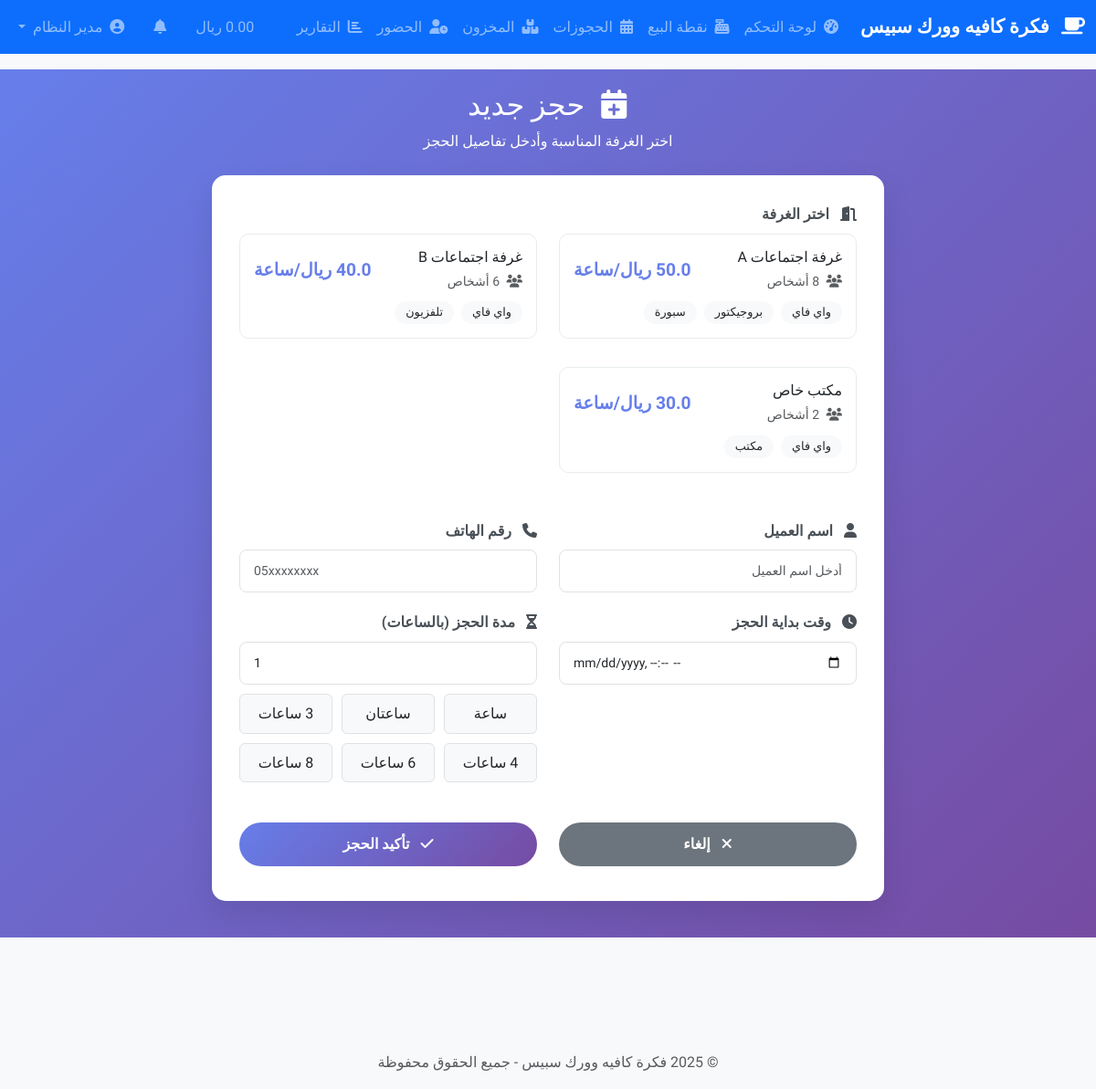
Page /booking/new (signed in) on the committed database.
### models.py (models this page shows, shortened)
class User(UserMixin, db.Model):
    id = db.Column(db.Integer, primary_key=True)
    username = db.Column(db.String(80), unique=True, nullable=False)
    email = db.Column(db.String(120), unique=True, nullable=False)
    password_hash = db.Column(db.String(255), nullable=False)
    first_name = db.Column(db.String(80), nullable=False)
    last_name = db.Column(db.String(80), nullable=False)
    phone = db.Column(db.String(20))
    role_id = db.Column(db.Integer, db.ForeignKey('role.id'), nullable=False)
    employee_id = db.Column(db.String(20), unique=True)
    salary = db.Column(db.Float)
    hire_date = db.Column(db.Date, default=datetime.utcnow)
    is_active = db.Column(db.Boolean, default=True)
    current_qr_token = db.Column(db.String(255))
    qr_expiry = db.Column(db.DateTime)
    created_at = db.Column(db.DateTime, default=datetime.utcnow)
    attendance_records = db.relationship('Attendance', backref='employee', lazy='dynamic')
    orders = db.relationship('Order', backref='cashier', lazy='dynamic')

class Room(db.Model):
    id = db.Column(db.Integer, primary_key=True)
    name = db.Column(db.String(80), nullable=False)
    capacity = db.Column(db.Integer, nullable=False)
    hourly_rate = db.Column(db.Float, nullable=False)
    amenities = db.Column(db.JSON)  # قائمة بالمرافق
    is_available = db.Column(db.Boolean, default=True)
    qr_code = db.Column(db.String(255), unique=True)
    bookings = db.relationship('Booking', backref='room', lazy='dynamic')

### routes/booking.py (the view, shortened to what this page needs)
@booking_bp.route('/new', methods=['GET', 'POST'])
@login_required
def new_booking():
    rooms = Room.query.filter_by(is_available=True).all()
    return render_template('booking/new_booking.html', rooms=rooms)

### templates/booking/new_booking.html (shortened to what this page needs)
{% extends "base.html" %}
{% block content %}
<div class="booking-container">
    <div class="container">
        <div class="row mb-4">
            <div class="col-12">
                <div class="text-center text-white">
                    <h2>
                        <i class="fas fa-calendar-plus me-2"></i>
                        حجز جديد
                    </h2>
                    <p class="mb-0">اختر الغرفة المناسبة وأدخل تفاصيل الحجز</p>
                </div>
            </div>
        </div>
        <div class="row justify-content-center">
            <div class="col-lg-8">
                <div class="form-card">
                    <form method="POST" id="bookingForm">
                        <div class="form-group">
                            <label class="form-label">
                                <i class="fas fa-door-open me-2"></i>
                                اختر الغرفة
                            </label>
                            {% if rooms %}
                            <div class="row">
                                {% for room in rooms %}
                                <div class="col-md-6 mb-3">
                                    <div class="room-selection" data-room-id="{{ room.id }}"
                                        data-room-rate="{{ room.hourly_rate }}">
                                        <div class="room-details">
                                            <div>
                                                <h6 class="mb-1">{{ room.name }}</h6>
                                                <small class="text-muted">
                                                    <i class="fas fa-users me-1"></i>
                                                    {{ room.capacity }} أشخاص
                                                </small>
                                            </div>
                                            <div class="room-price">
                                                {{ room.hourly_rate }} ريال/ساعة
                                            </div>
                                        </div>
                                        {% if room.amenities %}
                                        <div class="mt-2">
                                            {% for amenity in room.amenities %}
                                            <span class="badge bg-light text-dark me-1">{{ amenity }}</span>
                                            {% endfor %}
                                        </div>
                                        {% endif %}
                                    </div>
                                </div>
                                {% endfor %}
                            </div>
                            {% else %}
                            <div class="alert alert-warning">
                                <i class="fas fa-exclamation-triangle me-2"></i>
                                لا توجد غرف متاحة حالياً
                            </div>
                            {% endif %}
                        </div>
                        <div class="row">
                            <div class="col-md-6">
                                <div class="form-group">
                                    <label for="customer_name" class="form-label">
                                        <i class="fas fa-user me-2"></i>
                                        اسم العميل
                                    </label>
                                    <input type="text" class="form-control" id="customer_name" name="customer_name"
                                        placeholder="أدخل اسم العميل" required>
                                </div>
                            </div>
                            <div class="col-md-6">
                                <div class="form-group">
                                    <label for="customer_phone" class="form-label">
                                        <i class="fas fa-phone me-2"></i>
                                        رقم الهاتف
                                    </label>
                                    <input type="tel" class="form-control" id="customer_phone" name="customer_phone"
                                        placeholder="05xxxxxxxx" pattern="[0-9]{10}" required>
                                </div>
                            </div>
                        </div>
                        <div class="row">
                            <div class="col-md-6">
                                <div class="form-group">
                                    <label for="start_time" class="form-label">
                                        <i class="fas fa-clock me-2"></i>
                                        وقت بداية الحجز
                                    </label>
                                    <input type="datetime-local" class="form-control" id="start_time" name="start_time"
                                        required>
                                </div>
                            </div>
                            <div class="col-md-6">
                                <div class="form-group">
                                    <label for="duration_hours" class="form-label">
                                        <i class="fas fa-hourglass-half me-2"></i>
                                        مدة الحجز (بالساعات)
                                    </label>
                                    <input type="number" class="form-control" id="duration_hours" name="duration_hours"
                                        min="0.5" max="24" step="0.5" value="1" required>
                                    <div class="duration-options">
                                        <div class="duration-btn" data-hours="1">ساعة</div>
                                        <div class="duration-btn" data-hours="2">ساعتان</div>
                                        <div class="duration-btn" data-hours="3">3 ساعات</div>
                                        <div class="duration-btn" data-hours="4">4 ساعات</div>
                                        <div class="duration-btn" data-hours="6">6 ساعات</div>
                                        <div class="duration-btn" data-hours="8">8 ساعات</div>
                                    </div>
                                </div>
                            </div>
                        </div>
                        <div class="row mt-4">
                            <div class="col-md-6 mb-2">
                                <a href="{{ url_for('booking.index') }}" class="btn btn-cancel">
                                    <i class="fas fa-times me-2"></i>
                                    إلغاء
                                </a>
                            </div>
                            <div class="col-md-6 mb-2">
                                <button type="submit" class="btn btn-submit">
                                    <i class="fas fa-check me-2"></i>
                                    تأكيد الحجز
                                </button>
                            </div>
                        </div>
                    </form>
                </div>
            </div>
        </div>
    </div>
</div>
{% endblock %}

### templates/base.html (shortened to what this page needs)
<!DOCTYPE html>
<html lang="ar" dir="rtl">
<head>
    <link href="https://cdn.jsdelivr.net/npm/bootstrap@5.3.0/dist/css/bootstrap.rtl.min.css" rel="stylesheet">
    <link rel="stylesheet" href="https://cdnjs.cloudflare.com/ajax/libs/font-awesome/6.4.0/css/all.min.css">
    <link rel="stylesheet" href="{{ url_for('static', filename='css/style.css') }}">
</head>
<body>
    {% if current_user.is_authenticated %}
    <nav class="navbar navbar-expand-lg navbar-dark bg-primary fixed-top">
        <div class="container-fluid">
            <a class="navbar-brand" href="{{ url_for('dashboard.main') }}">
                <i class="fas fa-coffee me-2"></i>
                {{ cafe_name }}
            </a>
            <div class="collapse navbar-collapse" id="navbarNav">
                <ul class="navbar-nav me-auto">
                    <li class="nav-item">
                        <a class="nav-link" href="{{ url_for('dashboard.main') }}">
                            <i class="fas fa-tachometer-alt me-1"></i>
                            لوحة التحكم
                        </a>
                    </li>
                    {% if has_permission('process_orders') %}
                    <li class="nav-item">
                        <a class="nav-link" href="{{ url_for('pos.index') }}">
                            <i class="fas fa-cash-register me-1"></i>
                            نقطة البيع
                        </a>
                    </li>
                    {% endif %}
                    {% if has_permission('manage_bookings') %}
                    <li class="nav-item">
                        <a class="nav-link" href="{{ url_for('booking.index') }}">
                            <i class="fas fa-calendar-alt me-1"></i>
                            الحجوزات
                        </a>
                    </li>
                    {% endif %}
                    {% if has_permission('manage_inventory') %}
                    <li class="nav-item">
                        <a class="nav-link" href="{{ url_for('inventory.index') }}">
                            <i class="fas fa-boxes me-1"></i>
                            المخزون
                        </a>
                    </li>
                    {% endif %}
                    {% if has_permission('view_attendance') %}
                    <li class="nav-item">
                        <a class="nav-link" href="{{ url_for('attendance.index') }}">
                            <i class="fas fa-user-clock me-1"></i>
                            الحضور
                        </a>
                    </li>
                    {% endif %}
                    {% if has_permission('view_reports') %}
                    <li class="nav-item">
                        <a class="nav-link" href="{{ url_for('reports.index') }}">
                            <i class="fas fa-chart-bar me-1"></i>
                            التقارير
                        </a>
                    </li>
                    {% endif %}
                </ul>
                <ul class="navbar-nav">
                    <li class="nav-item dropdown me-3">
                        <a class="nav-link" href="#" id="liveStats">
                            <span id="todaySales">0</span> ريال
                        </a>
                    </li>
                    <li class="nav-item dropdown me-3">
                        <a class="nav-link position-relative" href="#" data-bs-toggle="dropdown">
                            <i class="fas fa-bell"></i>
                        </a>
                    </li>
                    <li class="nav-item dropdown">
                        <a class="nav-link dropdown-toggle" href="#" data-bs-toggle="dropdown">
                            <i class="fas fa-user-circle me-1"></i>
                            {{ current_user.first_name }} {{ current_user.last_name }}
                        </a>
                    </li>
                </ul>
            </div>
        </div>
    </nav>
    {% endif %}
    <main class="{% if current_user.is_authenticated %}main-content{% endif %}">
        {% block content %}{% endblock %}
    </main>
    {% if current_user.is_authenticated %}
    <footer class="bg-light text-center py-3 mt-5">
        <div class="container">
            <span class="text-muted">© {{ current_year }} {{ cafe_name }} - جميع الحقوق محفوظة</span>
        </div>
    </footer>
    {% endif %}
</body>
</html>

### static/css/style.css (style rules this page uses)
body { font-family: "Cairo", sans-serif; background-color: #f8f9fa; line-height: 1.6; }
.navbar-brand { font-weight: 700; font-size: 1.3rem; }
.navbar-nav .nav-link { font-weight: 500; transition: all 0.3s ease; }
.main-content { margin-top: 76px; min-height: calc(100vh - 76px); padding-bottom: 60px; }
.btn { border-radius: 25px; font-weight: 500; padding: 8px 20px; transition: all 0.3s ease; }
.form-control { border-radius: 10px; border: 1px solid #e0e0e0; padding: 12px 15px; transition: all 0.3s ease; }
.badge { font-size: 0.8rem; font-weight: 500; padding: 6px 12px; border-radius: 20px; }

### templates/booking/new_booking.html (style rules this page uses)
.booking-container { background: linear-gradient(135deg, #667eea 0%, #764ba2 100%); min-height: calc(100vh - 56px); padding: 20px 0; }
.form-card { background: white; border-radius: 15px; box-shadow: 0 15px 35px rgba(0, 0, 0, 0.1); padding: 30px; margin-bottom: 20px; }
.room-selection { border: 1px solid #e9ecef; border-radius: 10px; padding: 15px; margin-bottom: 15px; cursor: pointer; transition: all 0.3s ease; }
.room-details { display: flex; justify-content: space-between; align-items: center; }
.room-price { font-size: 1.2rem; font-weight: bold; color: #667eea; }
.form-group { margin-bottom: 20px; }
.form-label { font-weight: 600; color: #495057; margin-bottom: 8px; }
.form-control { border-radius: 8px; border: 1px solid #dee2e6; padding: 12px 15px; font-size: 14px; }
.btn-submit { background: linear-gradient(135deg, #667eea 0%, #764ba2 100%); border: none; color: white; padding: 12px 30px; border-radius: 25px; font-weight: bold; width: 100%; }
.btn-cancel { background: #6c757d; border: none; color: white; padding: 12px 30px; border-radius: 25px; font-weight: bold; width: 100%; }
.duration-options { display: grid; grid-template-columns: repeat(auto-fit, minmax(100px, 1fr)); gap: 10px; margin-top: 10px; }
.duration-btn { background: #f8f9fa; border: 1px solid #dee2e6; padding: 8px 12px; border-radius: 6px; cursor: pointer; text-align: center; transition: all 0.3s ease; }

### rows in the picture
User: first_name "مدير", last_name "النظام"
Room: name "غرفة اجتماعات A", amenities "واي فاي" "بروجيكتور" "سبورة"
Room: name "غرفة اجتماعات B", hourly_rate "40.0", amenities "واي فاي" "تلفزيون"
Room: name "مكتب خاص", hourly_rate "30.0", amenities "واي فاي" "مكتب"

### other values in the picture
{{ cafe_name }} "فكرة كافيه وورك سبيس"
